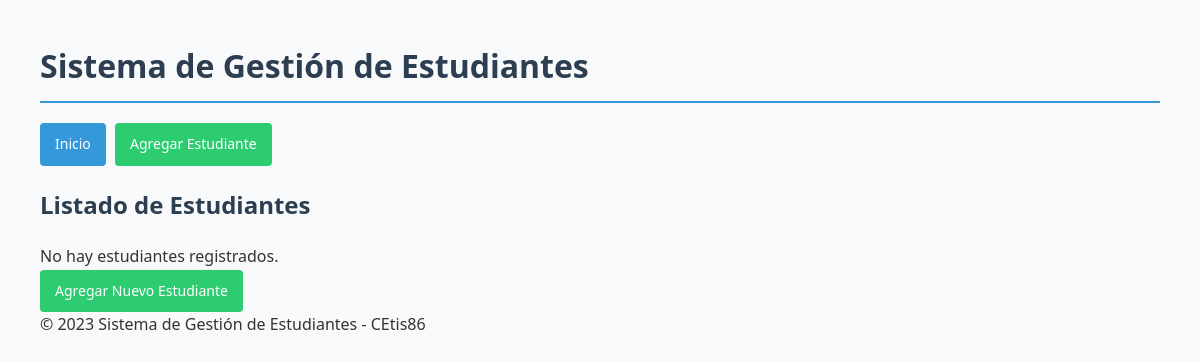
Before: / with the older database file.
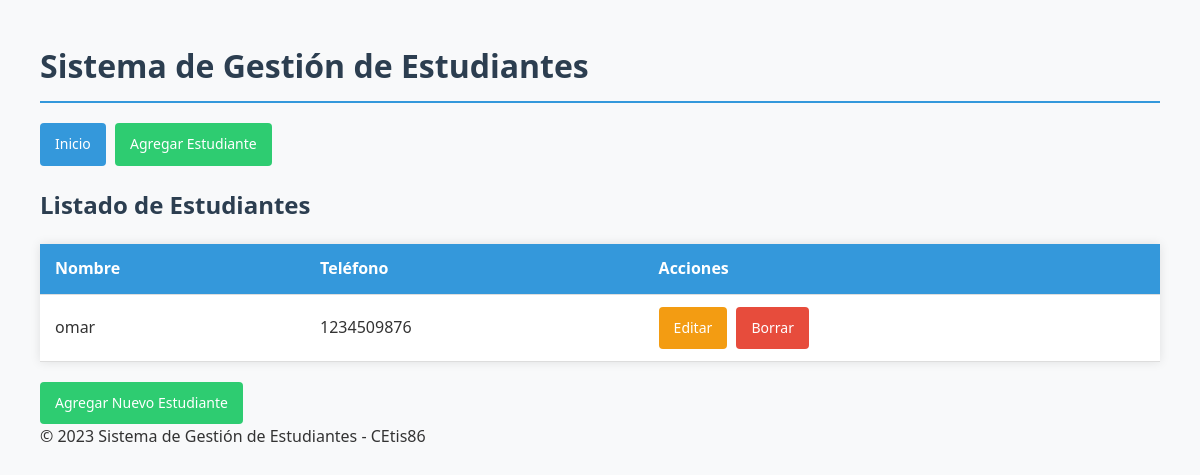
After: the same page with the newer database file.
### app_estudiante/models.py (models this page shows, shortened)
class Estudiante(models.Model):
    nombre = models.CharField(max_length=50, verbose_name="Nombre completo")
    telefono = models.CharField(max_length=10, verbose_name="Teléfono")

### app_estudiante/views.py (the view)
# urls.py: path('', views.listar_estudiantes, name='inicio'),
def listar_estudiantes(request):
    estudiantes = Estudiante.objects.all()
    return render(request, 'listar_estudiantes.html', {'estudiantes': estudiantes})

### app_estudiante/templates/listar_estudiantes.html
{% extends 'base.html' %}
{% block content %}
<h2>Listado de Estudiantes</h2>
{% if estudiantes %}
<table>
    <thead>
        <tr>
            <th>Nombre</th>
            <th>Teléfono</th>
            <th>Acciones</th>
        </tr>
    </thead>
    <tbody>
        {% for estudiante in estudiantes %}
        <tr>
            <td>{{ estudiante.nombre }}</td>
            <td>{{ estudiante.telefono }}</td>
            <td>
                <a href="{% url 'editar_estudiante' estudiante.id %}" class="btn btn-warning">Editar</a>
                <a href="{% url 'borrar_estudiante' estudiante.id %}" class="btn btn-danger">Borrar</a>
            </td>
        </tr>
        {% endfor %}
    </tbody>
</table>
{% else %}
<p>No hay estudiantes registrados.</p>
{% endif %}
<a href="{% url 'agregar_estudiante' %}" class="btn btn-success">Agregar Nuevo Estudiante</a>
{% endblock %}

### app_estudiante/templates/base.html (shortened to what this page needs)
<!DOCTYPE html>
<html lang="es">
<head>
    {% load static %}
    <link rel="stylesheet" href="{% static 'css/styles.css' %}">
</head>
<body>
    <div class="container">
        <header>
            <h1>Sistema de Gestión de Estudiantes</h1>
            <nav class="nav-links">
                <a href="{% url 'inicio' %}" class="btn btn-primary">Inicio</a>
                <a href="{% url 'agregar_estudiante' %}" class="btn btn-success">Agregar Estudiante</a>
            </nav>
        </header>
        <main>
            {% block content %}
            {% endblock %}
        </main>
        <footer>
            <p>&copy; 2023 Sistema de Gestión de Estudiantes - CEtis86</p>
        </footer>
    </div>
</body>
</html>

### app_estudiante/static/css/styles.css (style rules this page uses)
* { margin: 0; padding: 0; box-sizing: border-box; }
body { font-family: 'Segoe UI', Tahoma, Geneva, Verdana, sans-serif; line-height: 1.6; color: #333; background-color: #f8f9fa; padding: 20px; }
.container { max-width: 1200px; margin: 0 auto; padding: 20px; }
h1, h2, h3 { color: #2c3e50; margin-bottom: 20px; }
h1 { border-bottom: 2px solid #3498db; padding-bottom: 10px; }
table { width: 100%; border-collapse: collapse; margin: 20px 0; background-color: white; box-shadow: 0 0 10px rgba(0, 0, 0, 0.1); }
th, td { padding: 12px 15px; text-align: left; border-bottom: 1px solid #ddd; }
th { background-color: #3498db; color: white; }
.btn { display: inline-block; padding: 10px 15px; text-decoration: none; border-radius: 4px; border: none; cursor: pointer; font-size: 14px; margin-right: 5px; transition: background-color 0.3s; }
.btn-primary { background-color: #3498db; color: white; }
.btn-success { background-color: #2ecc71; color: white; }
.btn-warning { background-color: #f39c12; color: white; }
.btn-danger { background-color: #e74c3c; color: white; }
.nav-links { margin-bottom: 20px; }

Changed rows visible on the page:
added Estudiante: nombre "omar", telefono "1234509876"
Other visible differences:
text no longer shown: "No hay estudiantes registrados."
text now shown: "Nombre Teléfono Acciones"
